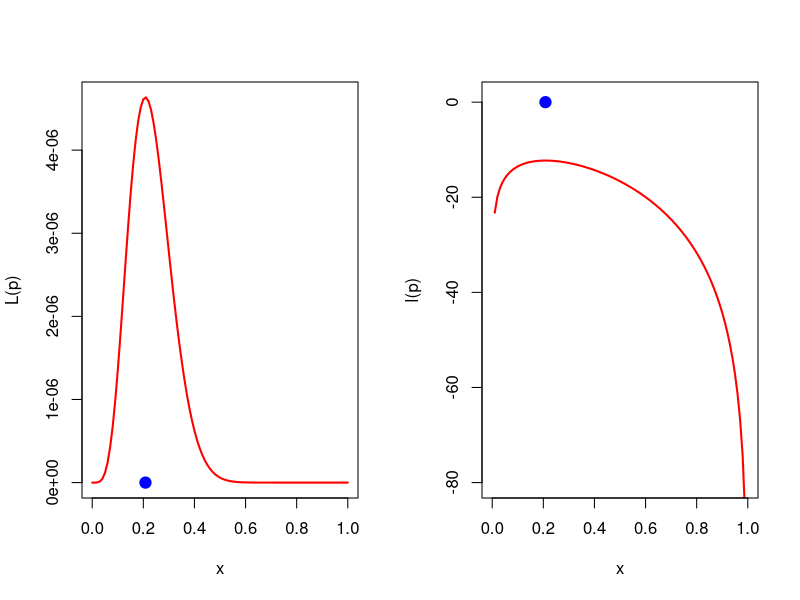
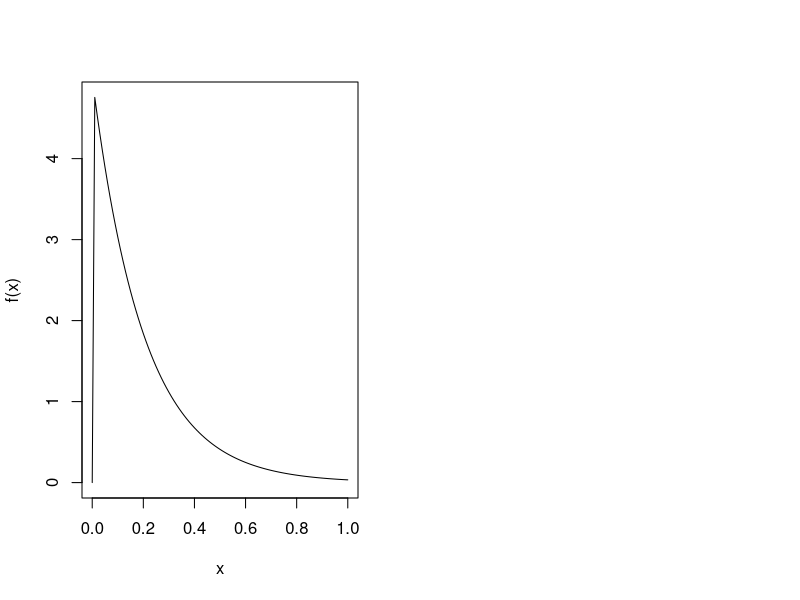

Here is the R script that generated these plots, in order:
# Likelihood
par(mfrow = c(1,2))

L = function(p){
  (1-p)^(19)*p^5*(0<p)*(p<1)
}
curve(L(x), 0,1, col='red', lwd=2, ylab='L(p)')
points(5/24,0, pch =19, col="blue",cex=1.5)

l = function(p){
  log((1-p)^(19)*p^5*(0<p)*(p<1))
}
curve(l(x), 0,1, col='red', lwd=2, ylab='l(p)',ylim=c(-80,1))
points(5/24,0, pch =19, col="blue",cex=1.5)

lambda = 5
f = function(x){
  lambda*exp(-lambda*x)*(x>0)
}
curve(f(x),)
